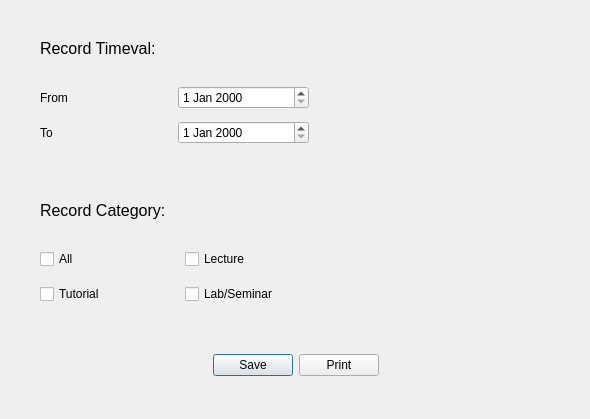
<?xml version="1.0" encoding="UTF-8"?>
<ui version="4.0">
 <class>Dialog</class>
 <widget class="QDialog" name="Dialog">
  <property name="geometry">
   <rect>
    <x>0</x>
    <y>0</y>
    <width>590</width>
    <height>419</height>
   </rect>
  </property>
  <property name="windowTitle">
   <string>Dialog</string>
  </property>
  <widget class="QWidget" name="layoutWidget">
   <property name="geometry">
    <rect>
     <x>0</x>
     <y>350</y>
     <width>591</width>
     <height>30</height>
    </rect>
   </property>
   <layout class="QHBoxLayout" name="horizontalLayout_2">
    <item>
     <spacer name="horizontalSpacer">
      <property name="orientation">
       <enum>Qt::Horizontal</enum>
      </property>
      <property name="sizeHint" stdset="0">
       <size>
        <width>150</width>
        <height>20</height>
       </size>
      </property>
     </spacer>
    </item>
    <item>
     <widget class="QPushButton" name="pushButton_2">
      <property name="text">
       <string>Save</string>
      </property>
     </widget>
    </item>
    <item>
     <widget class="QPushButton" name="pushButton">
      <property name="text">
       <string>Print</string>
      </property>
     </widget>
    </item>
    <item>
     <spacer name="horizontalSpacer_2">
      <property name="orientation">
       <enum>Qt::Horizontal</enum>
      </property>
      <property name="sizeHint" stdset="0">
       <size>
        <width>150</width>
        <height>20</height>
       </size>
      </property>
     </spacer>
    </item>
   </layout>
  </widget>
  <widget class="QLabel" name="label">
   <property name="geometry">
    <rect>
     <x>40</x>
     <y>200</y>
     <width>191</width>
     <height>21</height>
    </rect>
   </property>
   <property name="font">
    <font>
     <pointsize>12</pointsize>
    </font>
   </property>
   <property name="text">
    <string>Record Category:</string>
   </property>
  </widget>
  <widget class="QLabel" name="label_2">
   <property name="geometry">
    <rect>
     <x>40</x>
     <y>40</y>
     <width>161</width>
     <height>16</height>
    </rect>
   </property>
   <property name="font">
    <font>
     <pointsize>12</pointsize>
    </font>
   </property>
   <property name="text">
    <string>Record Timeval:</string>
   </property>
  </widget>
  <widget class="QWidget" name="">
   <property name="geometry">
    <rect>
     <x>40</x>
     <y>240</y>
     <width>284</width>
     <height>74</height>
    </rect>
   </property>
   <layout class="QGridLayout" name="gridLayout">
    <item row="0" column="1">
     <widget class="QCheckBox" name="checkBox_5">
      <property name="text">
       <string>Lecture</string>
      </property>
     </widget>
    </item>
    <item row="1" column="0">
     <widget class="QCheckBox" name="checkBox_8">
      <property name="text">
       <string>Tutorial</string>
      </property>
     </widget>
    </item>
    <item row="1" column="1">
     <widget class="QCheckBox" name="checkBox_7">
      <property name="text">
       <string>Lab/Seminar</string>
      </property>
     </widget>
    </item>
    <item row="0" column="0">
     <widget class="QCheckBox" name="checkBox_6">
      <property name="text">
       <string>All</string>
      </property>
     </widget>
    </item>
   </layout>
  </widget>
  <widget class="QWidget" name="">
   <property name="geometry">
    <rect>
     <x>40</x>
     <y>80</y>
     <width>269</width>
     <height>71</height>
    </rect>
   </property>
   <layout class="QGridLayout" name="gridLayout_2">
    <item row="1" column="0">
     <widget class="QLabel" name="label_4">
      <property name="text">
       <string>To</string>
      </property>
     </widget>
    </item>
    <item row="0" column="1">
     <widget class="QDateEdit" name="dateEdit"/>
    </item>
    <item row="0" column="0">
     <widget class="QLabel" name="label_3">
      <property name="text">
       <string>From</string>
      </property>
     </widget>
    </item>
    <item row="1" column="1">
     <widget class="QDateEdit" name="dateEdit_2"/>
    </item>
   </layout>
  </widget>
 </widget>
 <resources/>
 <connections/>
</ui>
